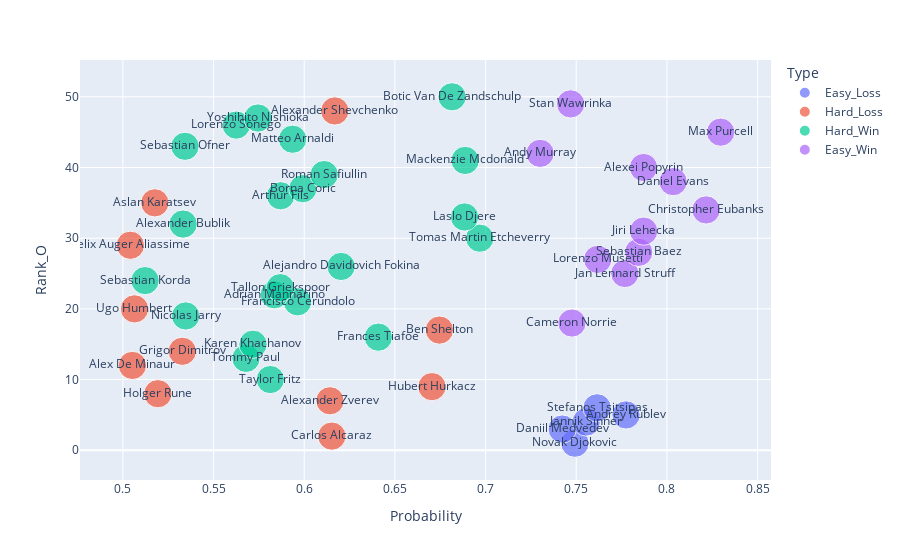

The notebook cell saved with this chart:
### Code cell
px.scatter(data_frame=df_res,x='Probability',y='Rank_O',color = 'Type',size='Rank_P',hover_name='Name_O',text='Name_O')

### Figure 1 — Plotly figure (JSON) as saved in the notebook; plotly's stock layout.template omitted (floating-point values rounded to 4 significant figures)
{"data": [{"hovertemplate": "<b>%{hovertext}</b><br><br>Type=Easy_Loss<br>Probability=%{x}<br>Rank_O=%{y}<br>Rank_P=%{marker.size}<br>Name_O=%{text}<extra></extra>", "hovertext": ["Novak Djokovic", "Daniil Medvedev", "Jannik Sinner", "Andrey Rublev", "Stefanos Tsitsipas"], "legendgroup": "Easy_Loss", "marker": {"color": "#636efa", "size": [11, 11, 11, 11, 11], "sizemode": "area", "sizeref": 0.0275, "symbol": "circle"}, "mode": "markers+text", "name": "Easy_Loss", "orientation": "v", "showlegend": true, "text": ["Novak Djokovic", "Daniil Medvedev", "Jannik Sinner", "Andrey Rublev", "Stefanos Tsitsipas"], "type": "scatter", "x": [0.7493, 0.7423, 0.7555, 0.7774, 0.7615], "xaxis": "x", "y": [1, 3, 4, 5, 6], "yaxis": "y"}, {"hovertemplate": "<b>%{hovertext}</b><br><br>Type=Hard_Loss<br>Probability=%{x}<br>Rank_O=%{y}<br>Rank_P=%{marker.size}<br>Name_O=%{text}<extra></extra>", "hovertext": ["Carlos Alcaraz", "Alexander Zverev", "Holger Rune", "Hubert Hurkacz", "Alex De Minaur", "Grigor Dimitrov", "Ben Shelton", "Ugo Humbert", "Felix Auger Aliassime", "Aslan Karatsev", "Alexander Shevchenko"], "legendgroup": "Hard_Loss", "marker": {"color": "#EF553B", "size": [11, 11, 11, 11, 11, 11, 11, 11, 11, 11, 11], "sizemode": "area", "sizeref": 0.0275, "symbol": "circle"}, "mode": "markers+text", "name": "Hard_Loss", "orientation": "v", "showlegend": true, "text": ["Carlos Alcaraz", "Alexander Zverev", "Holger Rune", "Hubert Hurkacz", "Alex De Minaur", "Grigor Dimitrov", "Ben Shelton", "Ugo Humbert", "Felix Auger Aliassime", "Aslan Karatsev", "Alexander Shevchenko"], "type": "scatter", "x": [0.6152, 0.6142, 0.5193, 0.6704, 0.5053, 0.5328, 0.6745, 0.5064, 0.5041, 0.5176, 0.6169], "xaxis": "x", "y": [2, 7, 8, 9, 12, 14, 17, 20, 29, 35, 48], "yaxis": "y"}, {"hovertemplate": "<b>%{hovertext}</b><br><br>Type=Hard_Win<br>Probability=%{x}<br>Rank_O=%{y}<br>Rank_P=%{marker.size}<br>Name_O=%{text}<extra></extra>", "hovertext": ["Taylor Fritz", "Tommy Paul", "Karen Khachanov", "Frances Tiafoe", "Nicolas Jarry", "Francisco Cerundolo", "Adrian Mannarino", "Tallon Griekspoor", "Sebastian Korda", "Alejandro Davidovich Fokina", "Tomas Martin Etcheverry", "Alexander Bublik", "Laslo Djere", "Arthur Fils", "Borna Coric", "Roman Safiullin", "Mackenzie Mcdonald", "Sebastian Ofner", "Matteo Arnaldi", "Lorenzo Sonego", "Yoshihito Nishioka", "Botic Van De Zandschulp"], "legendgroup": "Hard_Win", "marker": {"color": "#00cc96", "size": [11, 11, 11, 11, 11, 11, 11, 11, 11, 11, 11, 11, 11, 11, 11, 11, 11, 11, 11, 11, 11, 11], "sizemode": "area", "sizeref": 0.0275, "symbol": "circle"}, "mode": "markers+text", "name": "Hard_Win", "orientation": "v", "showlegend": true, "text": ["Taylor Fritz", "Tommy Paul", "Karen Khachanov", "Frances Tiafoe", "Nicolas Jarry", "Francisco Cerundolo", "Adrian Mannarino", "Tallon Griekspoor", "Sebastian Korda", "Alejandro Davidovich Fokina", "Tomas Martin Etcheverry", "Alexander Bublik", "Laslo Djere", "Arthur Fils", "Borna Coric", "Roman Safiullin", "Mackenzie Mcdonald", "Sebastian Ofner", "Matteo Arnaldi", "Lorenzo Sonego", "Yoshihito Nishioka", "Botic Van De Zandschulp"], "type": "scatter", "x": [0.5813, 0.5679, 0.5718, 0.6409, 0.5346, 0.5963, 0.5835, 0.5868, 0.5122, 0.6203, 0.6968, 0.5332, 0.6884, 0.587, 0.5992, 0.611, 0.6887, 0.5343, 0.5936, 0.5625, 0.5745, 0.6815], "xaxis": "x", "y": [10, 13, 15, 16, 19, 21, 22, 23, 24, 26, 30, 32, 33, 36, 37, 39, 41, 43, 44, 46, 47, 50], "yaxis": "y"}, {"hovertemplate": "<b>%{hovertext}</b><br><br>Type=Easy_Win<br>Probability=%{x}<br>Rank_O=%{y}<br>Rank_P=%{marker.size}<br>Name_O=%{text}<extra></extra>", "hovertext": ["Cameron Norrie", "Jan Lennard Struff", "Lorenzo Musetti", "Sebastian Baez", "Jiri Lehecka", "Christopher Eubanks", "Daniel Evans", "Alexei Popyrin", "Andy Murray", "Max Purcell", "Stan Wawrinka"], "legendgroup": "Easy_Win", "marker": {"color": "#ab63fa", "size": [11, 11, 11, 11, 11, 11, 11, 11, 11, 11, 11], "sizemode": "area", "sizeref": 0.0275, "symbol": "circle"}, "mode": "markers+text", "name": "Easy_Win", "orientation": "v", "showlegend": true, "text": ["Cameron Norrie", "Jan Lennard Struff", "Lorenzo Musetti", "Sebastian Baez", "Jiri Lehecka", "Christopher Eubanks", "Daniel Evans", "Alexei Popyrin", "Andy Murray", "Max Purcell", "Stan Wawrinka"], "type": "scatter", "x": [0.7476, 0.7768, 0.7618, 0.7844, 0.7872, 0.8216, 0.8034, 0.7871, 0.7301, 0.8296, 0.7469], "xaxis": "x", "y": [18, 25, 27, 28, 31, 34, 38, 40, 42, 45, 49], "yaxis": "y"}], "layout": {"legend": {"itemsizing": "constant", "title": {"text": "Type"}, "tracegroupgap": 0}, "margin": {"t": 60}, "xaxis": {"anchor": "y", "domain": [0, 1], "title": {"text": "Probability"}}, "yaxis": {"anchor": "x", "domain": [0, 1], "title": {"text": "Rank_O"}}}}
